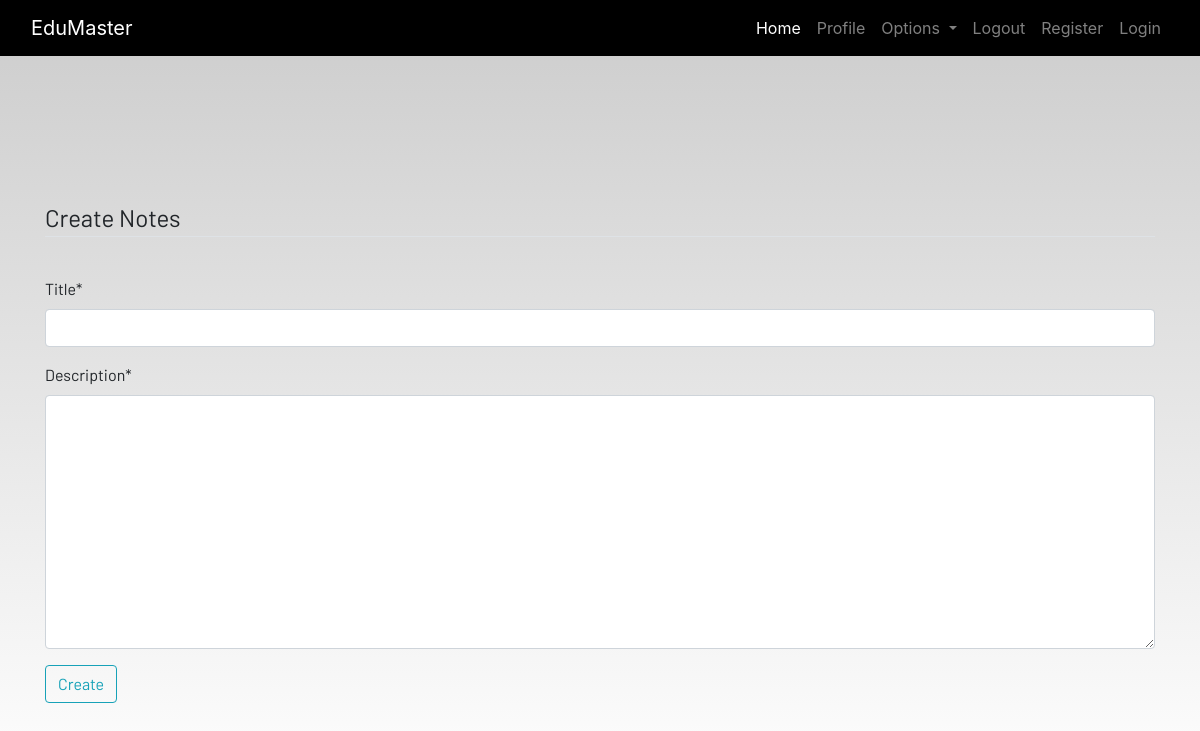
The page /notes (signed in) on the database as committed earlier.
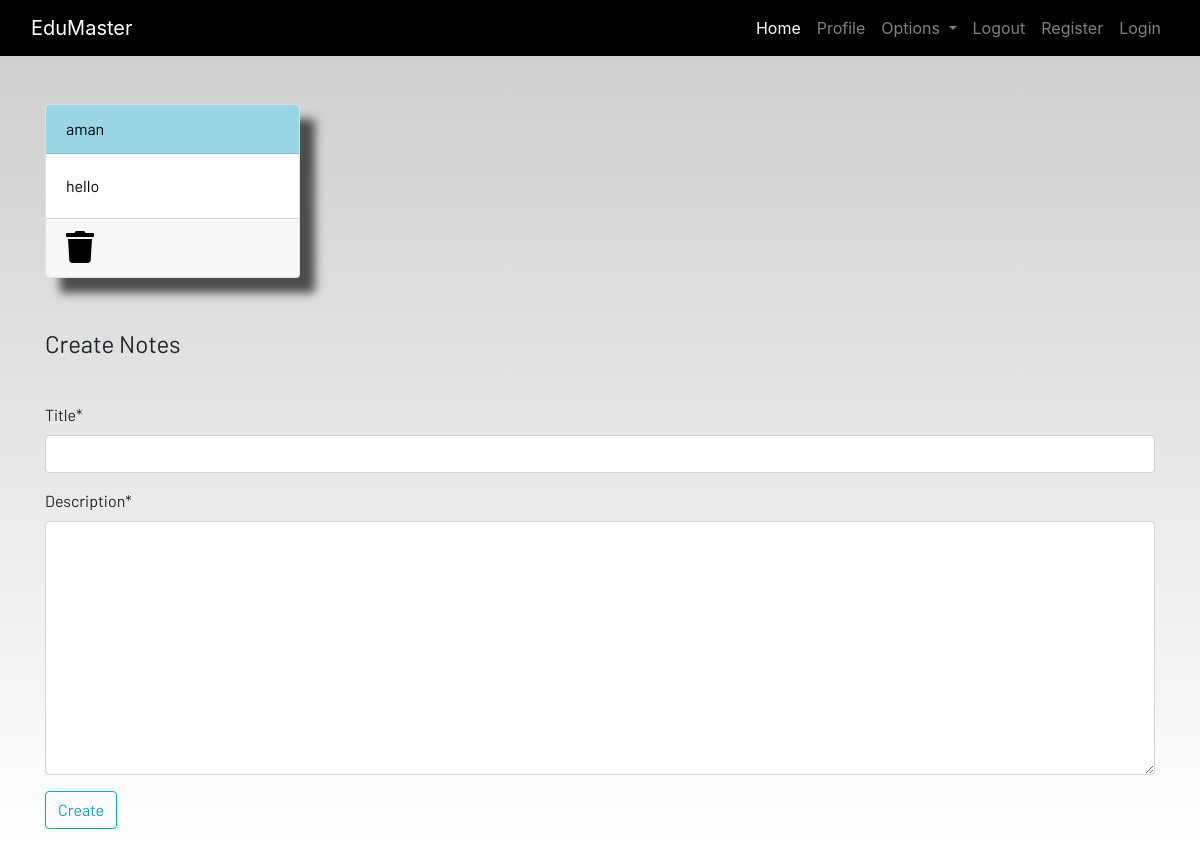
The same page on the database as committed later.
### dashboard/models.py (models this page shows, shortened)
class Notes(models.Model):
    user = models.ForeignKey(User, on_delete=models.CASCADE)
    title = models.CharField(max_length=200)
    description=models.TextField()
    class Meta:
      verbose_name="notes"
      verbose_name_plural="notes"

### dashboard/views.py (the view)
# urls.py: path('notes',views.notes,name="notes"),
def notes(request):
    if request.method=="POST":
        form=NotesForm(request.POST)
        if form.is_valid():
            notes=Notes(user=request.user, title=request.POST['title'],description=request.POST['description'])
            notes.save()
        messages.success(request,f"notes added from {request.user.username} Successfully!")
    else:
        form = NotesForm()
    notes= Notes.objects.filter(user=request.user)
    context = {'notes': notes, 'form':form}
    return render(request,'dashboard/notes.html',context)

### dashboard/forms.py
class NotesForm(forms.ModelForm):
    class Meta:
        model = Notes
        fields = ['title','description']

### dashboard/templates/dashboard/notes.html (shortened to what this page needs)
{% extends 'dashboard/base.html' %}
{% load static %}
{% load crispy_forms_tags %}
{% block content %}
<div class="container">
    <div class="row">
        {% for note in notes %}
        <div class="col-md-3">
            <a href="{% url 'notes-detail' note.id %}">
                <div class="card">
                    <div class="card-header">{{note.title}}</div>
                    <div class="card-body">{{note.description|slice:"0:100"}}</div>
                    <div class="card-footer mt-auto "><a href="{% url 'delete_note' note.id %}">
                        <i class="fa fa-trash fa-2x"></i></a>
                    </div>
                </div>
            </a>
        </div>
        {% endfor %}
        <br><br>
    </div>
</div>
<br><br>
<div class="container">
    <form method="POST">
        <fieldset class="form-group">
            <legend class="border-bottom mb-4">Create Notes</legend>
        </fieldset>
        {{form|crispy}}
        <div class="form-group">
            <button href="" class="btn btn-outline-info" type="submit">
                Create
            </button>
        </div>
    </form>
</div>
{% endblock content %}

Rows that differ between the two databases and show on the page:
added Notes: title "aman", description "hello"
